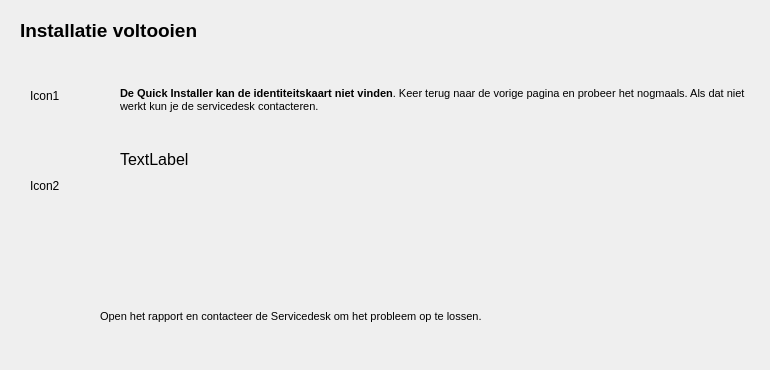
   <widget class="QWidget" name="pageSummary">
    <widget class="QLabel" name="lblTitleSummaryPage">
     <property name="geometry">
      <rect>
       <x>20</x>
       <y>10</y>
       <width>231</width>
       <height>41</height>
      </rect>
     </property>
     <property name="font">
      <font>
       <family>Tahoma</family>
       <pointsize>14</pointsize>
       <weight>75</weight>
       <italic>false</italic>
       <bold>true</bold>
       <underline>false</underline>
       <strikeout>false</strikeout>
      </font>
     </property>
     <property name="accessibleName">
      <string>Installatie voltooien</string>
     </property>
     <property name="accessibleDescription">
      <string/>
     </property>
     <property name="text">
      <string>Installatie voltooien</string>
     </property>
    </widget>
    <widget class="QLabel" name="lblIconSummary_1">
     <property name="geometry">
      <rect>
       <x>30</x>
       <y>60</y>
       <width>71</width>
       <height>72</height>
      </rect>
     </property>
     <property name="text">
      <string>Icon1</string>
     </property>
    </widget>
    <widget class="QLabel" name="lblIconSummary_2">
     <property name="geometry">
      <rect>
       <x>30</x>
       <y>150</y>
       <width>71</width>
       <height>72</height>
      </rect>
     </property>
     <property name="text">
      <string>Icon2</string>
     </property>
    </widget>
    <widget class="QLabel" name="lblTextSummary_1">
     <property name="geometry">
      <rect>
       <x>120</x>
       <y>60</y>
       <width>641</width>
       <height>81</height>
      </rect>
     </property>
     <property name="font">
      <font>
       <family>Tahoma</family>
       <pointsize>12</pointsize>
       <weight>50</weight>
       <italic>false</italic>
       <bold>false</bold>
       <underline>false</underline>
       <strikeout>false</strikeout>
      </font>
     </property>
     <property name="focusPolicy">
      <enum>Qt::StrongFocus</enum>
     </property>
     <property name="accessibleName">
      <string>De Quick Installer kan de identiteitskaart niet vinden. Keer terug naar de vorige pagina en probeer het nogmaals. Als dat niet werkt kun je de servicedesk contacteren.</string>
     </property>
     <property name="accessibleDescription">
      <string/>
     </property>
     <property name="text">
      <string>&lt;!DOCTYPE HTML PUBLIC &quot;-//W3C//DTD HTML 4.0//EN&quot; &quot;http://www.w3.org/TR/REC-html40/strict.dtd&quot;&gt;
&lt;html&gt;&lt;head&gt;&lt;meta name=&quot;qrichtext&quot; content=&quot;1&quot; /&gt;&lt;style type=&quot;text/css&quot;&gt;
p, li { white-space: pre-wrap; }
&lt;/style&gt;&lt;/head&gt;&lt;body style=&quot; font-family:'Tahoma'; font-size:8pt; font-weight:400; font-style:normal;&quot;&gt;
&lt;p style=&quot; margin-top:0px; margin-bottom:0px; margin-left:0px; margin-right:0px; -qt-block-indent:0; text-indent:0px;&quot;&gt;&lt;span style=&quot; font-weight:600;&quot;&gt;De Quick Installer kan de identiteitskaart niet vinden&lt;/span&gt;. Keer terug naar de vorige pagina en probeer het nogmaals. Als dat niet werkt kun je de servicedesk contacteren.&lt;/p&gt;&lt;/body&gt;&lt;/html&gt;</string>
     </property>
     <property name="wordWrap">
      <bool>true</bool>
     </property>
    </widget>
    <widget class="QLabel" name="lblTextSummary_2">
     <property name="geometry">
      <rect>
       <x>120</x>
       <y>150</y>
       <width>641</width>
       <height>101</height>
      </rect>
     </property>
     <property name="font">
      <font>
       <family>Tahoma</family>
       <pointsize>12</pointsize>
       <weight>50</weight>
       <italic>false</italic>
       <bold>false</bold>
       <underline>false</underline>
       <strikeout>false</strikeout>
      </font>
     </property>
     <property name="focusPolicy">
      <enum>Qt::StrongFocus</enum>
     </property>
     <property name="text">
      <string>TextLabel</string>
     </property>
     <property name="alignment">
      <set>Qt::AlignLeading|Qt::AlignLeft|Qt::AlignTop</set>
     </property>
     <property name="wordWrap">
      <bool>true</bool>
     </property>
    </widget>
    <widget class="QLabel" name="lblTextSummary_3">
     <property name="geometry">
      <rect>
       <x>100</x>
       <y>310</y>
       <width>641</width>
       <height>51</height>
      </rect>
     </property>
     <property name="font">
      <font>
       <family>Tahoma</family>
       <pointsize>12</pointsize>
       <weight>50</weight>
       <italic>false</italic>
       <bold>false</bold>
       <underline>false</underline>
       <strikeout>false</strikeout>
      </font>
     </property>
     <property name="focusPolicy">
      <enum>Qt::StrongFocus</enum>
     </property>
     <property name="accessibleName">
      <string>Open het rapport en contacteer de Servicedesk om het probleem op te lossen.</string>
     </property>
     <property name="accessibleDescription">
      <string/>
     </property>
     <property name="text">
      <string>&lt;!DOCTYPE HTML PUBLIC &quot;-//W3C//DTD HTML 4.0//EN&quot; &quot;http://www.w3.org/TR/REC-html40/strict.dtd&quot;&gt;
&lt;html&gt;&lt;head&gt;&lt;meta name=&quot;qrichtext&quot; content=&quot;1&quot; /&gt;&lt;style type=&quot;text/css&quot;&gt;
p, li { white-space: pre-wrap; }
&lt;/style&gt;&lt;/head&gt;&lt;body style=&quot; font-family:'Tahoma'; font-size:12pt; font-weight:400; font-style:normal;&quot;&gt;
&lt;p style=&quot; margin-top:0px; margin-bottom:0px; margin-left:0px; margin-right:0px; -qt-block-indent:0; text-indent:0px;&quot;&gt;&lt;span style=&quot; font-size:8pt;&quot;&gt;Open het rapport en contacteer de Servicedesk om het probleem op te lossen.&lt;/span&gt;&lt;/p&gt;&lt;/body&gt;&lt;/html&gt;</string>
     </property>
     <property name="alignment">
      <set>Qt::AlignLeading|Qt::AlignLeft|Qt::AlignTop</set>
     </property>
     <property name="wordWrap">
      <bool>true</bool>
     </property>
    </widget>
   </widget>
